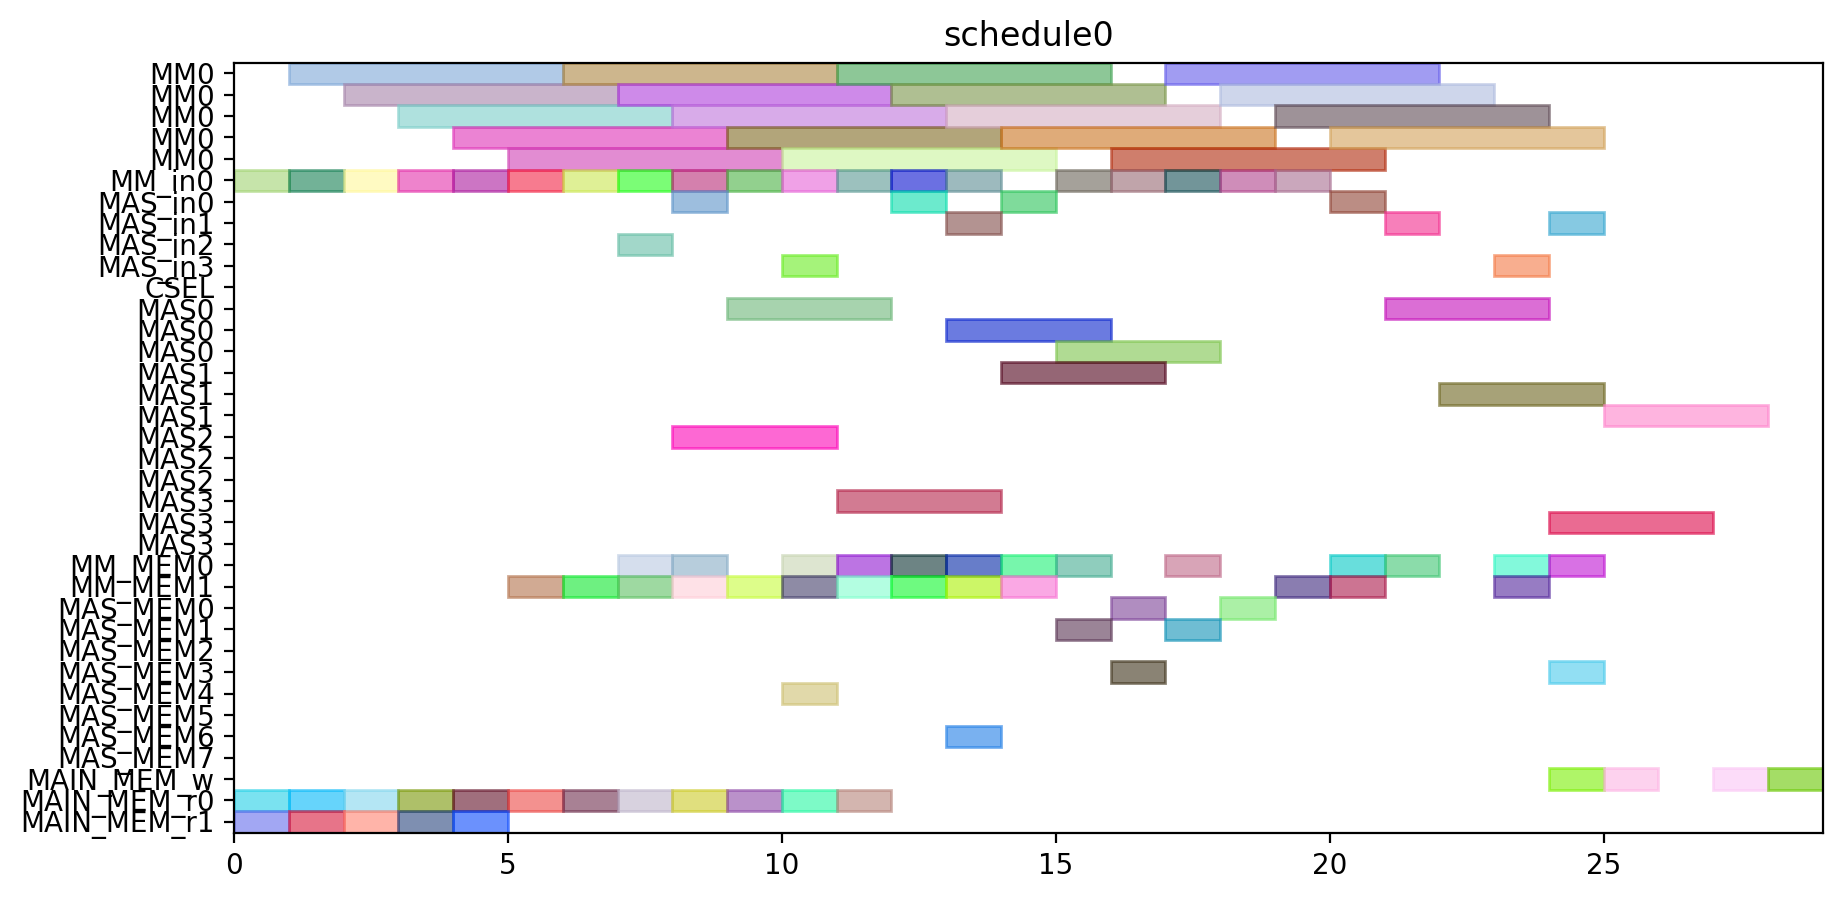

Here is the Python script that generated this plot:
from pyschedule import Scenario, solvers, plotters, alt


def solve():
	horizon = 90
	S = Scenario("schedule0", horizon=horizon)

	# resource
	MM = S.Resources('MM', num=1, size=5)
	MM_in = S.Resources('MM_in', num=1)
	MAS_in = S.Resources('MAS_in', num=4)
	CSEL = S.Resource('CSEL')
	MAS = S.Resources('MAS', num=4, size=3, periods=range(1, horizon))
	MM_MEM = S.Resources('MM_MEM', num=2)
	MAS_MEM = S.Resources('MAS_MEM', num=8)
	MAIN_MEM_w = S.Resource('MAIN_MEM_w', size=1)
	MAIN_MEM_r = S.Resources('MAIN_MEM_r', num=2)

	# result of previous scheduling

	# new tasks
	T1 = S.Task('T1', length=5, delay_cost=1)
	T1 += alt(MM)
	T1_in = S.Task('T1_in', length=1, delay_cost=1)
	T1_in += alt(MM_in)
	S += T1_in*MM_in[0]<=T1*MM[0]

	T1_mem0 = S.Task('T1_mem0', length=1, delay_cost=1)
	T1_mem0 += MAIN_MEM_r[0]
	T2 = S.Task('T2', length=5, delay_cost=1)
	T2 += alt(MM)
	T2_in = S.Task('T2_in', length=1, delay_cost=1)
	T2_in += alt(MM_in)
	S += T2_in*MM_in[0]<=T2*MM[0]

	T2_mem0 = S.Task('T2_mem0', length=1, delay_cost=1)
	T2_mem0 += MAIN_MEM_r[0]
	T2_mem1 = S.Task('T2_mem1', length=1, delay_cost=1)
	T2_mem1 += MAIN_MEM_r[1]
	T3 = S.Task('T3', length=5, delay_cost=1)
	T3 += alt(MM)
	T3_in = S.Task('T3_in', length=1, delay_cost=1)
	T3_in += alt(MM_in)
	S += T3_in*MM_in[0]<=T3*MM[0]

	T3_mem0 = S.Task('T3_mem0', length=1, delay_cost=1)
	T3_mem0 += MAIN_MEM_r[0]
	T3_mem1 = S.Task('T3_mem1', length=1, delay_cost=1)
	T3_mem1 += MAIN_MEM_r[1]
	T4 = S.Task('T4', length=5, delay_cost=1)
	T4 += alt(MM)
	T4_in = S.Task('T4_in', length=1, delay_cost=1)
	T4_in += alt(MM_in)
	S += T4_in*MM_in[0]<=T4*MM[0]

	T4_mem0 = S.Task('T4_mem0', length=1, delay_cost=1)
	T4_mem0 += MAIN_MEM_r[0]
	T4_mem1 = S.Task('T4_mem1', length=1, delay_cost=1)
	T4_mem1 += MAIN_MEM_r[1]
	T5 = S.Task('T5', length=5, delay_cost=1)
	T5 += alt(MM)
	T5_in = S.Task('T5_in', length=1, delay_cost=1)
	T5_in += alt(MM_in)
	S += T5_in*MM_in[0]<=T5*MM[0]

	T5_mem0 = S.Task('T5_mem0', length=1, delay_cost=1)
	T5_mem0 += MAIN_MEM_r[0]
	T6 = S.Task('T6', length=5, delay_cost=1)
	T6 += alt(MM)
	T6_in = S.Task('T6_in', length=1, delay_cost=1)
	T6_in += alt(MM_in)
	S += T6_in*MM_in[0]<=T6*MM[0]

	T6_mem0 = S.Task('T6_mem0', length=1, delay_cost=1)
	T6_mem0 += MAIN_MEM_r[0]
	T6_mem1 = S.Task('T6_mem1', length=1, delay_cost=1)
	T6_mem1 += MAIN_MEM_r[1]
	T7 = S.Task('T7', length=5, delay_cost=1)
	T7 += alt(MM)
	T7_in = S.Task('T7_in', length=1, delay_cost=1)
	T7_in += alt(MM_in)
	S += T7_in*MM_in[0]<=T7*MM[0]

	T7_mem0 = S.Task('T7_mem0', length=1, delay_cost=1)
	T7_mem0 += MAIN_MEM_r[0]
	T7_mem1 = S.Task('T7_mem1', length=1, delay_cost=1)
	T7_mem1 += MAIN_MEM_r[1]
	T8 = S.Task('T8', length=5, delay_cost=1)
	T8 += alt(MM)
	T8_in = S.Task('T8_in', length=1, delay_cost=1)
	T8_in += alt(MM_in)
	S += T8_in*MM_in[0]<=T8*MM[0]

	T8_mem0 = S.Task('T8_mem0', length=1, delay_cost=1)
	T8_mem0 += MAIN_MEM_r[0]
	T8_mem1 = S.Task('T8_mem1', length=1, delay_cost=1)
	T8_mem1 += alt(MM_MEM)
	S += (T1*MM[0])-1 < T8_mem1*MM_MEM[1]
	S += T8_mem1 <= T8

	T9 = S.Task('T9', length=5, delay_cost=1)
	T9 += alt(MM)
	T9_in = S.Task('T9_in', length=1, delay_cost=1)
	T9_in += alt(MM_in)
	S += T9_in*MM_in[0]<=T9*MM[0]

	T9_mem0 = S.Task('T9_mem0', length=1, delay_cost=1)
	T9_mem0 += MAIN_MEM_r[0]
	T9_mem1 = S.Task('T9_mem1', length=1, delay_cost=1)
	T9_mem1 += alt(MM_MEM)
	S += (T1*MM[0])-1 < T9_mem1*MM_MEM[1]
	S += T9_mem1 <= T9

	T10 = S.Task('T10', length=5, delay_cost=1)
	T10 += alt(MM)
	T10_in = S.Task('T10_in', length=1, delay_cost=1)
	T10_in += alt(MM_in)
	S += T10_in*MM_in[0]<=T10*MM[0]

	T10_mem0 = S.Task('T10_mem0', length=1, delay_cost=1)
	T10_mem0 += MAIN_MEM_r[0]
	T10_mem1 = S.Task('T10_mem1', length=1, delay_cost=1)
	T10_mem1 += alt(MM_MEM)
	S += (T3*MM[0])-1 < T10_mem1*MM_MEM[1]
	S += T10_mem1 <= T10

	T11 = S.Task('T11', length=5, delay_cost=1)
	T11 += alt(MM)
	T11_in = S.Task('T11_in', length=1, delay_cost=1)
	T11_in += alt(MM_in)
	S += T11_in*MM_in[0]<=T11*MM[0]

	T11_mem0 = S.Task('T11_mem0', length=1, delay_cost=1)
	T11_mem0 += MAIN_MEM_r[0]
	T11_mem1 = S.Task('T11_mem1', length=1, delay_cost=1)
	T11_mem1 += alt(MM_MEM)
	S += (T3*MM[0])-1 < T11_mem1*MM_MEM[1]
	S += T11_mem1 <= T11

	T12 = S.Task('T12', length=3, delay_cost=1)
	T12 += alt(MAS)
	T12_in = S.Task('T12_in', length=1, delay_cost=1)
	T12_in += alt(MAS_in)
	S += T12_in*MAS_in[0]<=T12*MAS[0]

	S += T12_in*MAS_in[1]<=T12*MAS[1]

	S += T12_in*MAS_in[2]<=T12*MAS[2]

	S += T12_in*MAS_in[3]<=T12*MAS[3]

	T12_mem0 = S.Task('T12_mem0', length=1, delay_cost=1)
	T12_mem0 += alt(MM_MEM)
	S += (T4*MM[0])-1 < T12_mem0*MM_MEM[0]
	S += T12_mem0 <= T12

	T12_mem1 = S.Task('T12_mem1', length=1, delay_cost=1)
	T12_mem1 += alt(MM_MEM)
	S += (T2*MM[0])-1 < T12_mem1*MM_MEM[1]
	S += T12_mem1 <= T12

	T13 = S.Task('T13', length=3, delay_cost=1)
	T13 += alt(MAS)
	T13_in = S.Task('T13_in', length=1, delay_cost=1)
	T13_in += alt(MAS_in)
	S += T13_in*MAS_in[0]<=T13*MAS[0]

	S += T13_in*MAS_in[1]<=T13*MAS[1]

	S += T13_in*MAS_in[2]<=T13*MAS[2]

	S += T13_in*MAS_in[3]<=T13*MAS[3]

	T13_mem0 = S.Task('T13_mem0', length=1, delay_cost=1)
	T13_mem0 += alt(MM_MEM)
	S += (T4*MM[0])-1 < T13_mem0*MM_MEM[0]
	S += T13_mem0 <= T13

	T13_mem1 = S.Task('T13_mem1', length=1, delay_cost=1)
	T13_mem1 += alt(MM_MEM)
	S += (T2*MM[0])-1 < T13_mem1*MM_MEM[1]
	S += T13_mem1 <= T13

	T15 = S.Task('T15', length=3, delay_cost=1)
	T15 += alt(MAS)
	T15_in = S.Task('T15_in', length=1, delay_cost=1)
	T15_in += alt(MAS_in)
	S += T15_in*MAS_in[0]<=T15*MAS[0]

	S += T15_in*MAS_in[1]<=T15*MAS[1]

	S += T15_in*MAS_in[2]<=T15*MAS[2]

	S += T15_in*MAS_in[3]<=T15*MAS[3]

	T15_mem0 = S.Task('T15_mem0', length=1, delay_cost=1)
	T15_mem0 += alt(MM_MEM)
	S += (T7*MM[0])-1 < T15_mem0*MM_MEM[0]
	S += T15_mem0 <= T15

	T14 = S.Task('T14', length=5, delay_cost=1)
	T14 += alt(MM)
	T14_in = S.Task('T14_in', length=1, delay_cost=1)
	T14_in += alt(MM_in)
	S += T14_in*MM_in[0]<=T14*MM[0]

	T14_mem0 = S.Task('T14_mem0', length=1, delay_cost=1)
	T14_mem0 += alt(MAS_MEM)
	S += (T13*MAS[0])-1 < T14_mem0*MAS_MEM[0]
	S += (T13*MAS[1])-1 < T14_mem0*MAS_MEM[2]
	S += (T13*MAS[2])-1 < T14_mem0*MAS_MEM[4]
	S += (T13*MAS[3])-1 < T14_mem0*MAS_MEM[6]
	S += T14_mem0 <= T14

	T16 = S.Task('T16', length=5, delay_cost=1)
	T16 += alt(MM)
	T16_in = S.Task('T16_in', length=1, delay_cost=1)
	T16_in += alt(MM_in)
	S += T16_in*MM_in[0]<=T16*MM[0]

	T16_mem0 = S.Task('T16_mem0', length=1, delay_cost=1)
	T16_mem0 += alt(MM_MEM)
	S += (T1*MM[0])-1 < T16_mem0*MM_MEM[0]
	S += T16_mem0 <= T16

	T16_mem1 = S.Task('T16_mem1', length=1, delay_cost=1)
	T16_mem1 += alt(MM_MEM)
	S += (T8*MM[0])-1 < T16_mem1*MM_MEM[1]
	S += T16_mem1 <= T16

	T17 = S.Task('T17', length=5, delay_cost=1)
	T17 += alt(MM)
	T17_in = S.Task('T17_in', length=1, delay_cost=1)
	T17_in += alt(MM_in)
	S += T17_in*MM_in[0]<=T17*MM[0]

	T17_mem0 = S.Task('T17_mem0', length=1, delay_cost=1)
	T17_mem0 += alt(MM_MEM)
	S += (T8*MM[0])-1 < T17_mem0*MM_MEM[0]
	S += T17_mem0 <= T17

	T17_mem1 = S.Task('T17_mem1', length=1, delay_cost=1)
	T17_mem1 += alt(MAS_MEM)
	S += (T15*MAS[0])-1 < T17_mem1*MAS_MEM[1]
	S += (T15*MAS[1])-1 < T17_mem1*MAS_MEM[3]
	S += (T15*MAS[2])-1 < T17_mem1*MAS_MEM[5]
	S += (T15*MAS[3])-1 < T17_mem1*MAS_MEM[7]
	S += T17_mem1 <= T17

	T18 = S.Task('T18', length=3, delay_cost=1)
	T18 += alt(MAS)
	T18_in = S.Task('T18_in', length=1, delay_cost=1)
	T18_in += alt(MAS_in)
	S += T18_in*MAS_in[0]<=T18*MAS[0]

	S += T18_in*MAS_in[1]<=T18*MAS[1]

	S += T18_in*MAS_in[2]<=T18*MAS[2]

	S += T18_in*MAS_in[3]<=T18*MAS[3]

	T18_mem0 = S.Task('T18_mem0', length=1, delay_cost=1)
	T18_mem0 += alt(MM_MEM)
	S += (T5*MM[0])-1 < T18_mem0*MM_MEM[0]
	S += T18_mem0 <= T18

	T18_mem1 = S.Task('T18_mem1', length=1, delay_cost=1)
	T18_mem1 += alt(MM_MEM)
	S += (T9*MM[0])-1 < T18_mem1*MM_MEM[1]
	S += T18_mem1 <= T18

	T19 = S.Task('T19', length=3, delay_cost=1)
	T19 += alt(MAS)
	T19_in = S.Task('T19_in', length=1, delay_cost=1)
	T19_in += alt(MAS_in)
	S += T19_in*MAS_in[0]<=T19*MAS[0]

	S += T19_in*MAS_in[1]<=T19*MAS[1]

	S += T19_in*MAS_in[2]<=T19*MAS[2]

	S += T19_in*MAS_in[3]<=T19*MAS[3]

	T19_mem0 = S.Task('T19_mem0', length=1, delay_cost=1)
	T19_mem0 += alt(MM_MEM)
	S += (T5*MM[0])-1 < T19_mem0*MM_MEM[0]
	S += T19_mem0 <= T19

	T19_mem1 = S.Task('T19_mem1', length=1, delay_cost=1)
	T19_mem1 += alt(MM_MEM)
	S += (T9*MM[0])-1 < T19_mem1*MM_MEM[1]
	S += T19_mem1 <= T19

	T21 = S.Task('T21', length=3, delay_cost=1)
	T21 += alt(MAS)
	T21_in = S.Task('T21_in', length=1, delay_cost=1)
	T21_in += alt(MAS_in)
	S += T21_in*MAS_in[0]<=T21*MAS[0]

	S += T21_in*MAS_in[1]<=T21*MAS[1]

	S += T21_in*MAS_in[2]<=T21*MAS[2]

	S += T21_in*MAS_in[3]<=T21*MAS[3]

	T21_mem0 = S.Task('T21_mem0', length=1, delay_cost=1)
	T21_mem0 += alt(MM_MEM)
	S += (T6*MM[0])-1 < T21_mem0*MM_MEM[0]
	S += T21_mem0 <= T21

	T21_mem1 = S.Task('T21_mem1', length=1, delay_cost=1)
	T21_mem1 += alt(MM_MEM)
	S += (T10*MM[0])-1 < T21_mem1*MM_MEM[1]
	S += T21_mem1 <= T21

	T24 = S.Task('T24', length=5, delay_cost=1)
	T24 += alt(MM)
	T24_in = S.Task('T24_in', length=1, delay_cost=1)
	T24_in += alt(MM_in)
	S += T24_in*MM_in[0]<=T24*MM[0]

	T24_mem0 = S.Task('T24_mem0', length=1, delay_cost=1)
	T24_mem0 += alt(MM_MEM)
	S += (T11*MM[0])-1 < T24_mem0*MM_MEM[0]
	S += T24_mem0 <= T24

	T24_mem1 = S.Task('T24_mem1', length=1, delay_cost=1)
	T24_mem1 += alt(MAS_MEM)
	S += (T12*MAS[0])-1 < T24_mem1*MAS_MEM[1]
	S += (T12*MAS[1])-1 < T24_mem1*MAS_MEM[3]
	S += (T12*MAS[2])-1 < T24_mem1*MAS_MEM[5]
	S += (T12*MAS[3])-1 < T24_mem1*MAS_MEM[7]
	S += T24_mem1 <= T24

	T20 = S.Task('T20', length=5, delay_cost=1)
	T20 += alt(MM)
	T20_in = S.Task('T20_in', length=1, delay_cost=1)
	T20_in += alt(MM_in)
	S += T20_in*MM_in[0]<=T20*MM[0]

	T20_mem0 = S.Task('T20_mem0', length=1, delay_cost=1)
	T20_mem0 += alt(MAS_MEM)
	S += (T15*MAS[0])-1 < T20_mem0*MAS_MEM[0]
	S += (T15*MAS[1])-1 < T20_mem0*MAS_MEM[2]
	S += (T15*MAS[2])-1 < T20_mem0*MAS_MEM[4]
	S += (T15*MAS[3])-1 < T20_mem0*MAS_MEM[6]
	S += T20_mem0 <= T20

	T20_mem1 = S.Task('T20_mem1', length=1, delay_cost=1)
	T20_mem1 += alt(MAS_MEM)
	S += (T18*MAS[0])-1 < T20_mem1*MAS_MEM[1]
	S += (T18*MAS[1])-1 < T20_mem1*MAS_MEM[3]
	S += (T18*MAS[2])-1 < T20_mem1*MAS_MEM[5]
	S += (T18*MAS[3])-1 < T20_mem1*MAS_MEM[7]
	S += T20_mem1 <= T20

	T22 = S.Task('T22', length=5, delay_cost=1)
	T22 += alt(MM)
	T22_in = S.Task('T22_in', length=1, delay_cost=1)
	T22_in += alt(MM_in)
	S += T22_in*MM_in[0]<=T22*MM[0]

	T22_mem0 = S.Task('T22_mem0', length=1, delay_cost=1)
	T22_mem0 += alt(MAS_MEM)
	S += (T21*MAS[0])-1 < T22_mem0*MAS_MEM[0]
	S += (T21*MAS[1])-1 < T22_mem0*MAS_MEM[2]
	S += (T21*MAS[2])-1 < T22_mem0*MAS_MEM[4]
	S += (T21*MAS[3])-1 < T22_mem0*MAS_MEM[6]
	S += T22_mem0 <= T22

	T23 = S.Task('T23', length=5, delay_cost=1)
	T23 += alt(MM)
	T23_in = S.Task('T23_in', length=1, delay_cost=1)
	T23_in += alt(MM_in)
	S += T23_in*MM_in[0]<=T23*MM[0]

	T23_mem0 = S.Task('T23_mem0', length=1, delay_cost=1)
	T23_mem0 += alt(MAS_MEM)
	S += (T19*MAS[0])-1 < T23_mem0*MAS_MEM[0]
	S += (T19*MAS[1])-1 < T23_mem0*MAS_MEM[2]
	S += (T19*MAS[2])-1 < T23_mem0*MAS_MEM[4]
	S += (T19*MAS[3])-1 < T23_mem0*MAS_MEM[6]
	S += T23_mem0 <= T23

	Z2_new = S.Task('Z2_new', length=5, delay_cost=1)
	Z2_new += alt(MM)
	Z2_new_in = S.Task('Z2_new_in', length=1, delay_cost=1)
	Z2_new_in += alt(MM_in)
	S += Z2_new_in*MM_in[0]<=Z2_new*MM[0]

	S += 0<Z2_new

	Z2_new_w = S.Task('Z2_new_w', length=1, delay_cost=1)
	Z2_new_w += alt(MAIN_MEM_w)
	S += Z2_new <= Z2_new_w

	Z2_new_mem0 = S.Task('Z2_new_mem0', length=1, delay_cost=1)
	Z2_new_mem0 += MAIN_MEM_r[0]
	Z2_new_mem1 = S.Task('Z2_new_mem1', length=1, delay_cost=1)
	Z2_new_mem1 += alt(MM_MEM)
	S += (T14*MM[0])-1 < Z2_new_mem1*MM_MEM[1]
	S += Z2_new_mem1 <= Z2_new

	T25 = S.Task('T25', length=3, delay_cost=1)
	T25 += alt(MAS)
	T25_in = S.Task('T25_in', length=1, delay_cost=1)
	T25_in += alt(MAS_in)
	S += T25_in*MAS_in[0]<=T25*MAS[0]

	S += T25_in*MAS_in[1]<=T25*MAS[1]

	S += T25_in*MAS_in[2]<=T25*MAS[2]

	S += T25_in*MAS_in[3]<=T25*MAS[3]

	T25_mem0 = S.Task('T25_mem0', length=1, delay_cost=1)
	T25_mem0 += alt(MM_MEM)
	S += (T20*MM[0])-1 < T25_mem0*MM_MEM[0]
	S += T25_mem0 <= T25

	X2_new = S.Task('X2_new', length=3, delay_cost=1)
	X2_new += alt(MAS)
	X2_new_in = S.Task('X2_new_in', length=1, delay_cost=1)
	X2_new_in += alt(MAS_in)
	S += X2_new_in*MAS_in[0]<=X2_new*MAS[0]

	S += X2_new_in*MAS_in[1]<=X2_new*MAS[1]

	S += X2_new_in*MAS_in[2]<=X2_new*MAS[2]

	S += X2_new_in*MAS_in[3]<=X2_new*MAS[3]

	S += 0<X2_new

	X2_new_w = S.Task('X2_new_w', length=1, delay_cost=1)
	X2_new_w += alt(MAIN_MEM_w)
	S += X2_new <= X2_new_w

	X2_new_mem0 = S.Task('X2_new_mem0', length=1, delay_cost=1)
	X2_new_mem0 += alt(MM_MEM)
	S += (T22*MM[0])-1 < X2_new_mem0*MM_MEM[0]
	S += X2_new_mem0 <= X2_new

	X2_new_mem1 = S.Task('X2_new_mem1', length=1, delay_cost=1)
	X2_new_mem1 += alt(MM_MEM)
	S += (T24*MM[0])-1 < X2_new_mem1*MM_MEM[1]
	S += X2_new_mem1 <= X2_new

	X1_new = S.Task('X1_new', length=3, delay_cost=1)
	X1_new += alt(MAS)
	X1_new_in = S.Task('X1_new_in', length=1, delay_cost=1)
	X1_new_in += alt(MAS_in)
	S += X1_new_in*MAS_in[0]<=X1_new*MAS[0]

	S += X1_new_in*MAS_in[1]<=X1_new*MAS[1]

	S += X1_new_in*MAS_in[2]<=X1_new*MAS[2]

	S += X1_new_in*MAS_in[3]<=X1_new*MAS[3]

	S += 0<X1_new

	X1_new_w = S.Task('X1_new_w', length=1, delay_cost=1)
	X1_new_w += alt(MAIN_MEM_w)
	S += X1_new <= X1_new_w

	X1_new_mem0 = S.Task('X1_new_mem0', length=1, delay_cost=1)
	X1_new_mem0 += alt(MM_MEM)
	S += (T23*MM[0])-1 < X1_new_mem0*MM_MEM[0]
	S += X1_new_mem0 <= X1_new

	X1_new_mem1 = S.Task('X1_new_mem1', length=1, delay_cost=1)
	X1_new_mem1 += alt(MM_MEM)
	S += (T17*MM[0])-1 < X1_new_mem1*MM_MEM[1]
	S += X1_new_mem1 <= X1_new

	Z1_new = S.Task('Z1_new', length=3, delay_cost=1)
	Z1_new += alt(MAS)
	Z1_new_in = S.Task('Z1_new_in', length=1, delay_cost=1)
	Z1_new_in += alt(MAS_in)
	S += Z1_new_in*MAS_in[0]<=Z1_new*MAS[0]

	S += Z1_new_in*MAS_in[1]<=Z1_new*MAS[1]

	S += Z1_new_in*MAS_in[2]<=Z1_new*MAS[2]

	S += Z1_new_in*MAS_in[3]<=Z1_new*MAS[3]

	S += 0<Z1_new

	Z1_new_w = S.Task('Z1_new_w', length=1, delay_cost=1)
	Z1_new_w += alt(MAIN_MEM_w)
	S += Z1_new <= Z1_new_w

	Z1_new_mem0 = S.Task('Z1_new_mem0', length=1, delay_cost=1)
	Z1_new_mem0 += alt(MM_MEM)
	S += (T16*MM[0])-1 < Z1_new_mem0*MM_MEM[0]
	S += Z1_new_mem0 <= Z1_new

	Z1_new_mem1 = S.Task('Z1_new_mem1', length=1, delay_cost=1)
	Z1_new_mem1 += alt(MAS_MEM)
	S += (T25*MAS[0])-1 < Z1_new_mem1*MAS_MEM[1]
	S += (T25*MAS[1])-1 < Z1_new_mem1*MAS_MEM[3]
	S += (T25*MAS[2])-1 < Z1_new_mem1*MAS_MEM[5]
	S += (T25*MAS[3])-1 < Z1_new_mem1*MAS_MEM[7]
	S += Z1_new_mem1 <= Z1_new

	solvers.mip.solve(S,msg=1,kind='CPLEX',ratio_gap=1.01)

	solution = [['hoge']*len(S.solution()[1]) for i in range(len(S.solution()))]
	for i in range(len(S.solution())):
		for j in range(len(S.solution()[i])):
			solution[i][j]=str(S.solution()[i][j])
	print(solution)

	cycles = int(solution[-1][3])

	pic_file_name = "/home/mfukuda/ABE/multiRAM_multiMAS_16mux/scheduling_result/stage5MM1_stage3MAS4/EP_LADDERMUL/schedule0.png"
	if(S.solution() != []):
		plotters.matplotlib.plot(S,img_filename=pic_file_name, show_task_labels=False, fig_size=(cycles*0.25+3, 5))

	return solution
